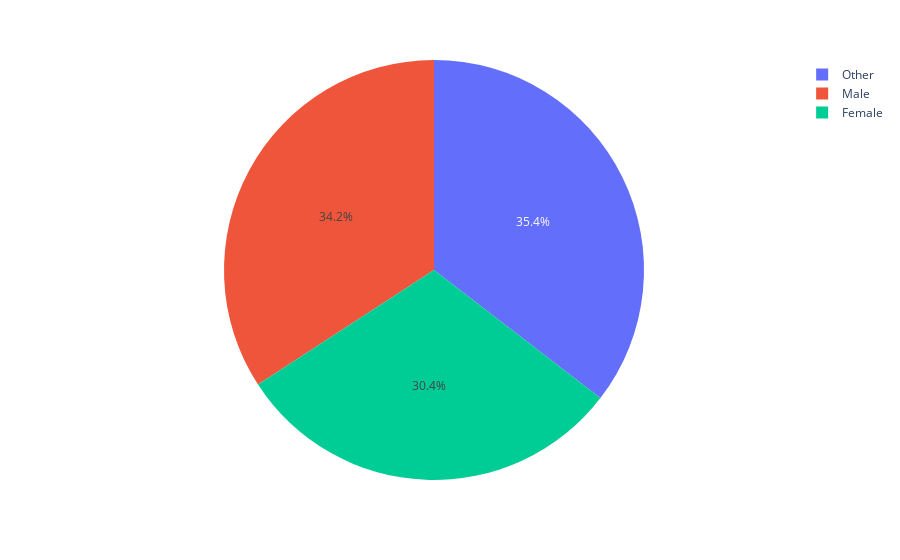

The code cell stored with this chart in its notebook:
### Code cell
salary_by_gender = data.groupby('Gender')['Salary'].mean().reset_index()
px.pie(salary_by_gender,values='Salary',names='Gender')

### Figure 1 — Plotly figure (JSON) as saved in the notebook; plotly's stock layout.template omitted (floating-point values rounded to 4 significant figures)
{"data": [{"domain": {"x": [0, 1], "y": [0, 1]}, "hovertemplate": "Gender=%{label}<br>Salary=%{value}<extra></extra>", "labels": ["Female", "Male", "Other"], "legendgroup": "", "name": "", "showlegend": true, "type": "pie", "values": [107900.0, 121400.0, 125900.0]}], "layout": {"legend": {"tracegroupgap": 0}, "margin": {"t": 60}}}
